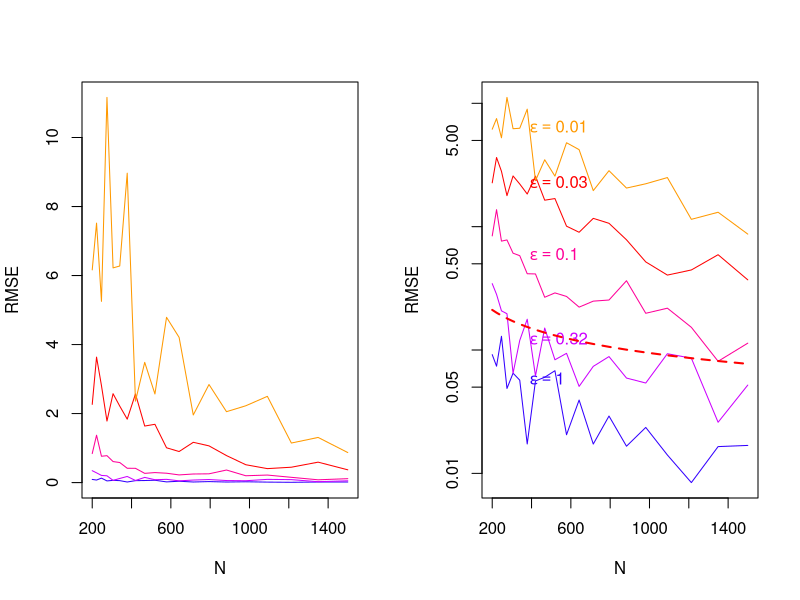

Here is the R script that generated this plot: (Note: this script raises an error after producing the figure.)
##
##  laplaceMechanism.r
##
##  demonstrate Laplace mechanism on release of means and regression slopes
##
##  jH 2019.2.22
##

rm(list=ls())		# Remove any objects in memory
par(mfrow=c(1,1))   # Rebuild fresh plot window, if previously divided

#### Parameters ####

# Random draw from Laplace distribution
#
# mu numeric, center of the distribution
# b numeric, spread
# size integer, number of draws
# 
# return Random draws from Laplace distribution
# example:
# 
# rlap(size=1000)

rlap = function(mu=0, b=1, size=1) {
    p <- runif(size) - 0.5
    draws <- mu - b * sgn(p) * log(1 - 2 * abs(p))
    return(draws)
}


# Probability density for Laplace distribution
#
# x numeric, value
# mu numeric, center of the distribution
# b numeric, spread
# 
# return Density for elements of x
# example:
# 
# x <- seq(-3, 3, length.out=61)
# dlap(x)

dlap <- function(x, mu=0, b=1) {
    dens <- 0.5 * b * exp(-1 * abs(x - mu) / b)
    return(dens)
}


# Laplace Cumulative Distribution Function
# 
# Determines the probability a draw from a LaPlace distribution is less than 
#    or equal to the specified value.
#
# x Numeric, the value(s) at which the user wants to know the CDF height.
# mu Numeric, the center of the LaPlace distribution, defaults to 0.
# b Numeric, the spread of the LaPlace distribution, defaults to 1.
# 
# return Probability the LaPlace draw is less than or equal to \code{x}.
# example:
# 
# x <- 0
# plap(x)

plap <- function(x, mu=0, b=1) {
    cdf <- 0.5 + 0.5 * sgn(x - mu) * (1 - exp(-1 * (abs(x - mu) / b)))
    return(cdf)
}


# Quantile function for Laplace distribution
#
# p Numeric, vector of probabilities
# mu numeric, center of the distribution
# b numeric, spread
# return Quantile function
# example:
#
# probs <- c(0.05, 0.50, 0.95)
# qlap(probs)

qlap <- function(p, mu=0, b=1) {
    q <- ifelse(p < 0.5, mu + b * log(2 * p), mu - b * log(2 - 2 * p))
    return(q)
}

# Sign function
# 
# Function to determine what the sign of the passed values should be.
#
# x numeric, value or vector or values
# return The sign of passed values
# example:
#
# sgn(rnorm(10))


sgn <- function(x) {
    return(ifelse(x < 0, -1, 1))
}


library("foreign")
PUMSdata <- read.csv(file="../../data/FultonPUMS5full.csv")   

data <- PUMSdata$educ    		# variable for means

data.x <- PUMSdata$educ			# x-variable for regression
data.y <- PUMSdata$income		# y-variable for regression

populationTrue <- mean(data)


## Bound/Censor/Clip a variable to a range
clip <- function(x, lower, upper){
	x.clipped <- x
	x.clipped[x.clipped<lower] <- lower
	x.clipped[x.clipped>upper] <- upper
	return(x.clipped)	
}

## Sample with replacement from a vector
bootstrap <- function(x, y=NULL, n){
	index <- sample(x=1:length(x), size=n, replace=TRUE) 

	if(is.null(y)){
		return(x[index])
	}else{
		return(list(x=x[index], y=y[index]))
	}
}

## Differentially private mean release
meanRelease <- function(x, lower, upper, epsilon){
	n <- length(x)

	sensitivity <- (upper - lower)/n
	scale <- sensitivity / epsilon

	x.clipped <- clip(x, lower, upper)
	sensitiveValue <- mean(x.clipped)
	DPrelease <- sensitiveValue + rlap(mu=0, b=scale, size=1)

	return(list(release=DPrelease, true=sensitiveValue))
}

## Differentially private regression slope release
regressionRelease <- function(y, x, ylower, yupper, xlower, xupper, epsilon){
	x <- clip(x, xlower, xupper)
	y <- clip(y, ylower, yupper)

	n <- length(x)
	sens.Sxy <- 1 # Fix this
	sens.Sxx <- 1 # Fix this

	scale.Sxy <- sens.Sxy / (epsilon/2)
	scale.Sxx <- sens.Sxx / (epsilon/2)

	sensitiveValue <- sum((x - mean(x))*(y - mean(y))) / sum((x - mean(x))^2) 

	release.Sxy <- 1 # Fix this
	release.Sxx <- 1 # Fix this

	postprocess.beta <- release.Sxy/release.Sxx
	return(list(release=postprocess.beta, true=sensitiveValue))
}

n.sims <- 10												# number of simulations to run

my.seq <- seq(from=log10(200), to=log10(1500), length=20)  	# make evenly spaced in logarithmic space
n.seq  <- round(10^my.seq)                                 	# round to integers

my.seq <- seq(from=log10(1), to=log10(0.01), length=5)     	# make evenly spaced in logarithmic space
ep.seq <- round(10^my.seq * 100) /100						# round to two decimal places

rawhistory <- matrix(NA, nrow=length(n.seq)*length(ep.seq)*n.sims, ncol=4)  # matrix to store results
agghistory <- matrix(NA, nrow=length(n.seq)*length(ep.seq), ncol=3)         # matrix to store results
rawcount <- 0												# counter															
aggcount <- 0                                               # counter

for(i in 1:length(n.seq)){
	for(j in 1:length(ep.seq)){
		error <- NULL
		aggcount <- aggcount + 1
		for(k in 1:n.sims){
			rawcount <- rawcount + 1

			## Mean release
			bootdata <- bootstrap(x=data, n=n.seq[i])
			DPmean <- meanRelease(x=bootdata, lower=1, upper=16, epsilon=ep.seq[j])
			release <- DPmean$release
			sampleTrue <- DPmean$true

			## Regression release
			#bootdata <- bootstrap(x=data.x, y=data.y, n=n.seq[i])
			#DPregression <- regressionRelease(x=bootdata$x, y=bootdata$y, xlower=, xupper=, ylower=, yupper=, epsilon=ep.seq[j])  # fix this
			#release <- DPregression$release
			#sampleTrue <- DPregression$true

			error <- c(error, sampleTrue - release)

			rawhistory[rawcount, 1] <- n.seq[i]
			rawhistory[rawcount, 2] <- ep.seq[j]
			rawhistory[rawcount, 3] <- release
			rawhistory[rawcount, 4] <- sampleTrue

		}
		agghistory[aggcount, 1] <- n.seq[i]
		agghistory[aggcount, 2] <- ep.seq[j]
		agghistory[aggcount, 3] <- sqrt( mean( (error)^2 ) )  # RMSE
	}
}



## Graphs for plotting results

par(mfcol=c(1,2))
color.palette<-rainbow(length(ep.seq), start=.7, end=.1)   # This creates a sequence of colors to use in subsequent plots, as in showchisq.r


for(j in 1:length(ep.seq)){
	flag <- agghistory[,2] == ep.seq[j]
	subhistory <- agghistory[flag,]

	allylim <- c(0, max(agghistory[,3]))

	if(j==1){
		plot(subhistory[,1],subhistory[,3], ylim=allylim, type="l", col=color.palette[j], xlab="N", ylab="RMSE")
	}else{
		lines(subhistory[,1],subhistory[,3], col=color.palette[j])
	}
}

for(j in 1:length(ep.seq)){
	flag <- agghistory[,2] == ep.seq[j]
	subhistory <- agghistory[flag,]

	allylim <- c(min(agghistory[,3]), max(agghistory[,3]))

	xloc <- round(length(n.seq)*0.3)

	if(j==1){
		plot(subhistory[,1],subhistory[,3], ylim=allylim, type="l", log = "y", col=color.palette[j], xlab="N", ylab="RMSE")
		text(x=subhistory[xloc,1], y=subhistory[xloc,3], label=  bquote(paste(epsilon == .(ep.seq[j]))), col=color.palette[j], pos=4)
	}else{
		lines(subhistory[,1],subhistory[,3], col=color.palette[j])
		text(x=subhistory[xloc,1], y=subhistory[xloc,3], label=  bquote(paste(epsilon == .(ep.seq[j]))), col=color.palette[j], pos=4) 
	}

}

## Overlay the standard error of the mean
se <- sd(PUMSdata$educ)/sqrt(n.seq)
lines(n.seq, se, col="red", lty=2, lwd=2)

dev.copy2pdf(file="./figs/meanReleases.pdf")

par(ask=TRUE)

## Plot true regression result

par(mfcol=c(1,1))

semi.blue <- rgb(0,90,239,50,maxColorValue=255)          # Slightly transparent colors
semi.red  <- rgb(239,90,0,200,maxColorValue=255)

plot(data.x, data.y, col=semi.blue, xlab="private education", ylab="private income")
educ.seq <- 1:16
for(i in 1:length(educ.seq)){
	flag <- data.x==educ.seq[i]
	partial.mean <- mean(data.y[flag])
	points(x=educ.seq[i], y=partial.mean, col=semi.red, pch=18, cex=2.5)
}
output <- lm(income ~ educ, data=PUMSdata)
abline(a=coef(output)[1], b=coef(output)[2], lwd=2, col="red")
print(summary(output))

dev.copy2pdf(file="./figs/sensitiveRegression.pdf")








